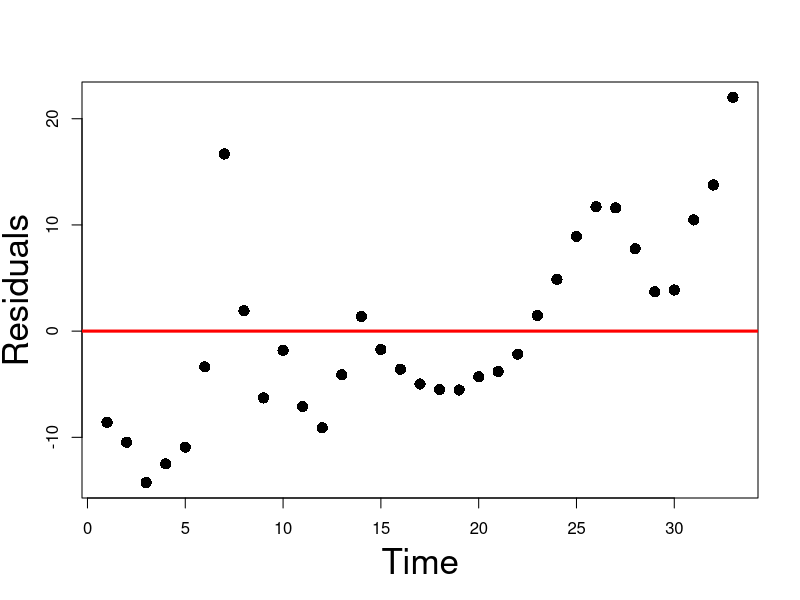
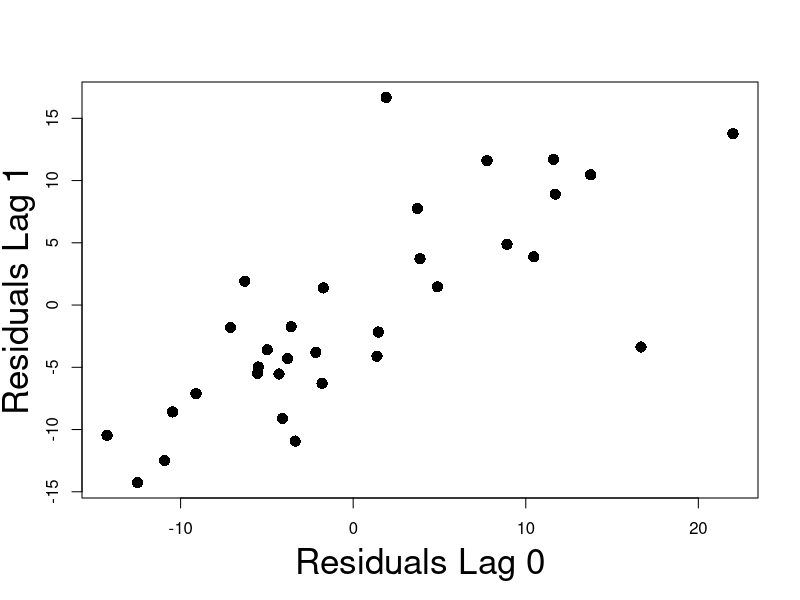

Source code (R) for these figures, in order:
## ---- chunk 1
#| echo: false
#| fig-asp: 1

# Read the data
prices <- read.table(file = "datasets/stock_gold.txt",
                   header = TRUE
                  )

stock.price <- prices$stock_price
gold.price <- prices$gold_price

# Fit regression model
model <- lm(gold.price ~ stock.price)

# Compute residuals
residuals <- model$resid

# Time-series plot of residuals
plot(residuals, 
     xlab = "", 
     ylab= "",
     pch = 16,
     cex = 1.5)

# Add labels
mtext("Time", side=1, line=3, cex=2.1)
mtext("Residuals", side=2, line=2.5, cex=2.1)

# Add line y = 0 for reference
abline(0, 0, col = "red", lwd = 3)
## ---- chunk 2
# Read the data
prices <- read.table(file = "datasets/stock_gold.txt",
                   header = TRUE
                  )

stock.price <- prices$stock_price
gold.price <- prices$gold_price

# Fit regression model
model <- lm(gold.price ~ stock.price)

# Compute residuals
residuals <- model$resid

# Compute length of residuals
length(residuals)
## ---- chunk 3
#| echo: false
#| fig-asp: 1

# Read the data
prices <- read.table(file = "datasets/stock_gold.txt",
                   header = TRUE
                  )

stock.price <- prices$stock_price
gold.price <- prices$gold_price

# Fit regression model
model <- lm(gold.price ~ stock.price)

# Compute residuals
residuals <- model$resid

# Generate lagged version of residuals
residuals.lag.0 <- residuals[2:33]
residuals.lag.1 <-residuals[1:32]

# Plot Lag0 Vs Lag1 residuals
plot(residuals.lag.0, 
     residuals.lag.1,
     xlab = "", 
     ylab= "",
     pch = 16,
     cex = 1.5)

# Add labels
mtext("Residuals Lag 0", side=1, line=3, cex=2.1)
mtext("Residuals Lag 1", side=2, line=2.5, cex=2.1)
